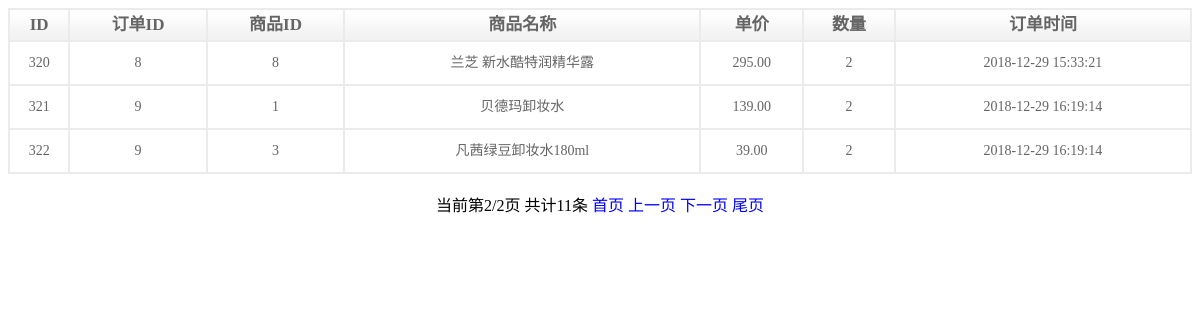
The app's page /admin/orders/details.php?p=2, older data.
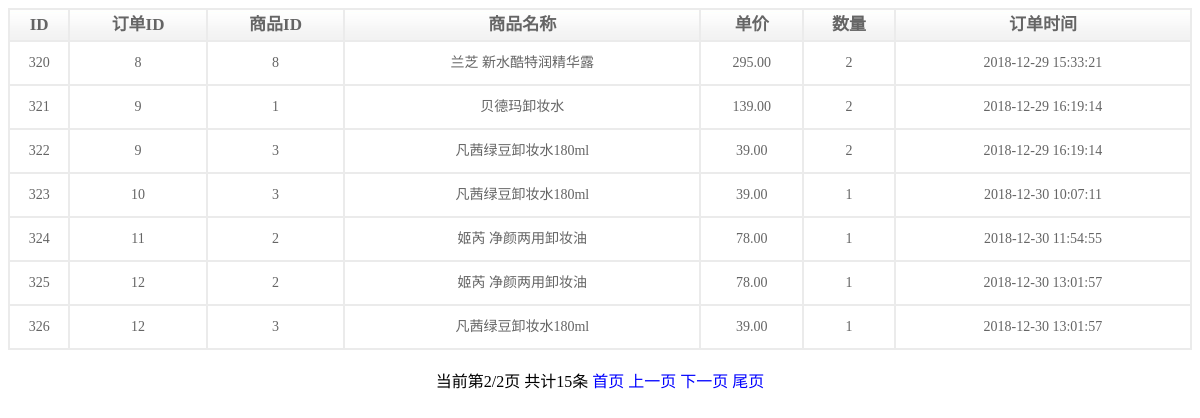
The same page, newer data.
### tables this page shows
CREATE TABLE IF NOT EXISTS `detail` (
  `id` int(10) unsigned NOT NULL AUTO_INCREMENT,
  `orderid` int(10) unsigned DEFAULT NULL,
  `goodsid` int(10) unsigned DEFAULT NULL,
  `name` varchar(32) DEFAULT NULL,
  `price` double(6,2) DEFAULT NULL,
  `num` int(10) unsigned DEFAULT NULL,
  `addtime` int(11) DEFAULT NULL,
  PRIMARY KEY (`id`)
);

### public/Model.class.php (called while the page is built, shortened)
 <?php
class Model
{
	protected $link;
	protected $tableName;
	protected $limit = null;
	public function __construct($tableName)
	{
		$this->link = @mysqli_connect(HOST,USER,PASS,DBNAME) or die("数据库连接失败");
		mysqli_set_charset($this->link,"utf8");
		$this->tableName = $tableName;
		$this->loadFields();
	}
	private function loadFields()
	{
		$sql = "desc {$this->tableName}";
		$result = mysqli_query($this->link,$sql);
		while($row = mysqli_fetch_assoc($result)){
			$this->fields[] = $row['Field'];
			if($row['Key']=="PRI"){
				$this->pk = $row['Field'];
			}
		}
	}
	public function total()
	{
		$sql = "select count(*) from {$this->tableName}";
		$result = mysqli_query($this->link,$sql);
		$res = mysqli_fetch_row($result);
		return $res[0];
	}
	public function select()
	{
		$sql = "select * from {$this->tableName}";
		if(!empty($this->limit)){
			$sql .= " limit ".$this->limit;
		}
		$result = mysqli_query($this->link,$sql);
		$list = mysqli_fetch_all($result,MYSQLI_ASSOC);
		$this->limit = null;
		return $list;
	}
	public function limit($m,$n=0)
	{
		if($n==0){
			$this->limit = $m;
		}else{
			$this->limit = $m.",".$n;
		}
		return $this;
	}
}

### admin/orders/details.php (the view, shortened to what this page needs)
 <!doctype html>
<html>
<head>
</head>
<body>
	<center>
		<table class="table" width="100%">
			<tr>
				<th>ID</th>
				<th>订单ID</th>
				<th>商品ID</th>
				<th>商品名称</th>
				<th>单价</th>
				<th>数量</th>
				<th>订单时间</th>
			</tr>
			<?php
			require("../../public/Model.class.php");
			require("../../public/Page.class.php");
			$mod = new Model("detail");
			$total = $mod->total();
			$page = new Page($total,8);
			$list = $mod->limit($page->limit())->select();
			foreach ($list as $detail) {
				echo "<tr>";
				echo "<td>{$detail['id']}</td>";
				echo "<td>{$detail['orderid']}</td>";
				echo "<td>{$detail['goodsid']}</td>";
				echo "<td>{$detail['name']}</td>";
				echo "<td>{$detail['price']}</td>";
				echo "<td>{$detail['num']}</td>";
				echo "<td>".date("Y-m-d H:i:s",$detail['addtime'])."</td>";
			}
			?>
		</table>
		<br>
		<?php echo $page->show();?>
	</center>
</body>
</html>

### public/Page.class.php (shortened to what this page needs)
 <?php
class Page{
    protected $page=1;
    protected $pageSize;
    protected $maxRows;
    protected $maxPage;
    public function __construct($total,$pageSize=5){
        $this->maxRows = $total;
        $this->pageSize = $pageSize;
        $this->page = isset($_GET['p'])?$_GET['p']:1;
    }
    private function getMaxPage(){
        $this->maxPage = ceil($this->maxRows/$this->pageSize);
    }
    public function limit(){
        return (($this->page-1)*$this->pageSize).",".$this->pageSize;
    }
    public function show(){
        $url = $_SERVER["PHP_SELF"];
        $param = "";
        $str = "当前第{$this->page}/{$this->maxPage}页 共计{$this->maxRows}条 ";
        $str .= " <a href='{$url}?p=1{$param}'>首页</a> ";
        $str .= " <a href='{$url}?p=".($this->page-1)."{$param}'>上一页</a> ";
        $str .= " <a href='{$url}?p=".($this->page+1)."{$param}'>下一页</a> ";
        $str .= " <a href='{$url}?p={$this->maxPage}{$param}'>尾页</a> ";
        return $str;
    }
}

### admin/orders/details.php (style rules this page uses)
.table { font-size:14px; font-family:宋体; text-align: center; line-height: 40px; border-spacing:0; border-left:1px solid #EBEBEB; border-right:1px solid #EBEBEB; border-bottom:1px solid #EBEBEB; border-top:1px solid #EBEBEB; color: #656565; }
th,td { border:1px solid #EBEBEB; }
th { line-height: 28px; font-size:17px; font-family:幼体; background: rgba(0, 0, 0, 0) url("../include/images/list_bg.jpg") repeat-x scroll 0 0; }
a { color: blue; text-decoration:none; }

Row changes from the older to the newer data that the page shows:
added detail: id "323", orderid "10", goodsid "3", name "凡茜绿豆卸妆水180ml", price "39.00", num "1", addtime "2018-12-30 10:07:11"
added detail: id "324", orderid "11", goodsid "2", name "姬芮 净颜两用卸妆油", price "78.00", num "1", addtime "2018-12-30 11:54:55"
added detail: id "325", orderid "12", goodsid "2", name "姬芮 净颜两用卸妆油", price "78.00", num "1", addtime "2018-12-30 13:01:57"
added detail: id "326", orderid "12", goodsid "3", name "凡茜绿豆卸妆水180ml", price "39.00", num "1", addtime "2018-12-30 13:01:57"
Text that changed along with them:
$page->show(): "当前第2/2页 共计11条" → "当前第2/2页 共计15条"
